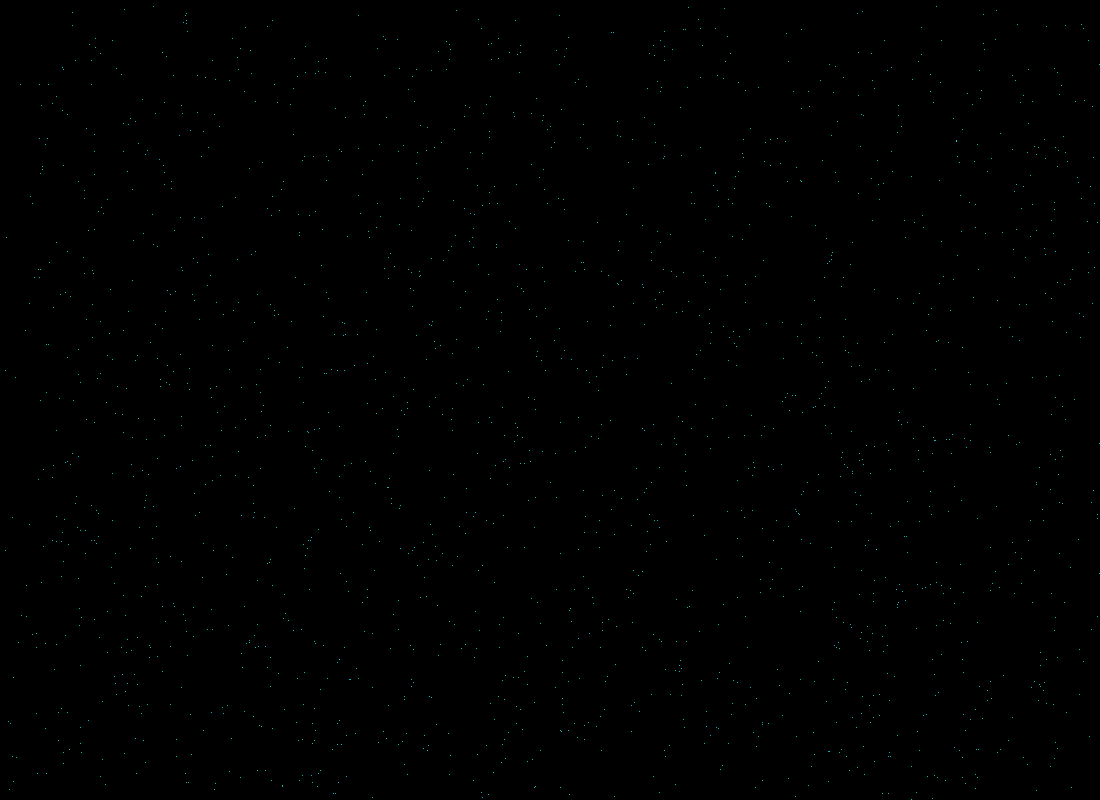
Frame 1 (no input)
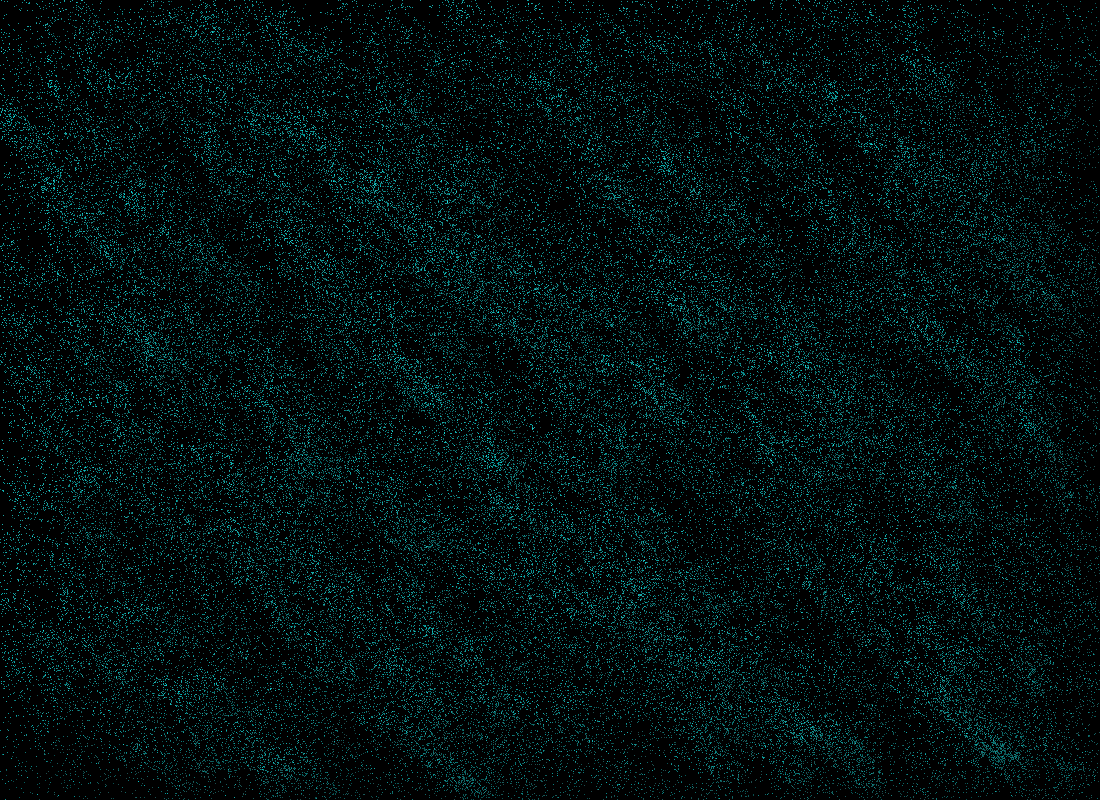
Frame 60 (the mouse pressed at the canvas centre just before this capture)
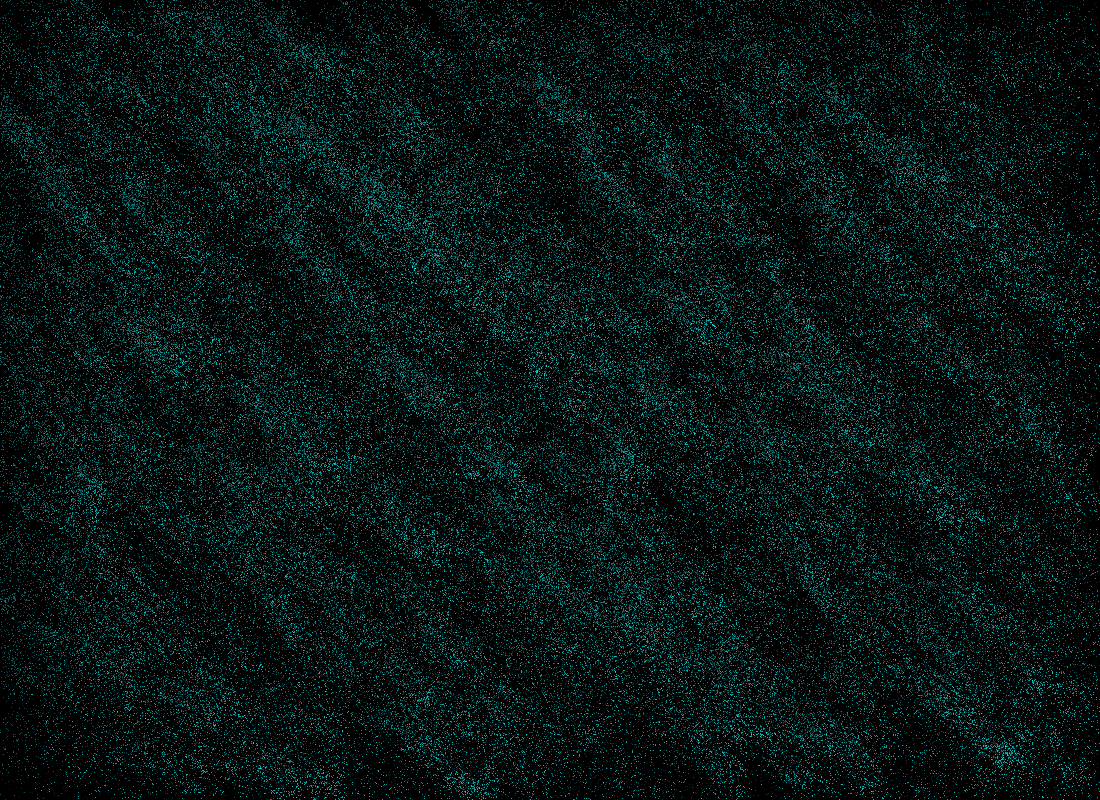
Frame 120 (the mouse held since frame 60 and released just before this capture)

The Processing sketch that drew these frames (run headless with seeded random() and noise(); from frame 60 on, the mouse is pressed at the canvas centre):

// Processing sketch: back_and_forth
// ── back_and_forth.pde
int n=2000;
PVector[] ps= new PVector[n];
void setup() {
  size(1100, 800);   
  for (int i=0; i<n; i++) 
    ps[i]=  new PVector(random(width), random(height));
  background(0);
  colorMode(RGB);
}
void draw() {
  fill(0, 4);
  noStroke();
  rect(0, 0, width, height);
  float f1= 0.05*frameCount;  
  float f2= 0.05*frameCount;
  for (int i=0; i<n; i++) {
    PVector p= ps[i];
    float theta=noise( 0.03*p.x , 0.03*p.y )*8*PI;  
    PVector a= new PVector(cos(theta), sin(theta) );
    PVector b= new PVector(cos(f1), cos(f2) );
    PVector v= PVector.lerp(a,b,20);
    p.add(v);
    if ( 0.1>random(1.0) || p.x<0 || p.x>width || p.y<0 || p.y>height)
      ps[i]= new PVector(random(width), random(height)); 
    float mag= v.mag();
    //strokeWeight(1 + 0.6/(0.01+mag));  
    stroke(mag,360,360);
    point(p.x, p.y);
  }
}
